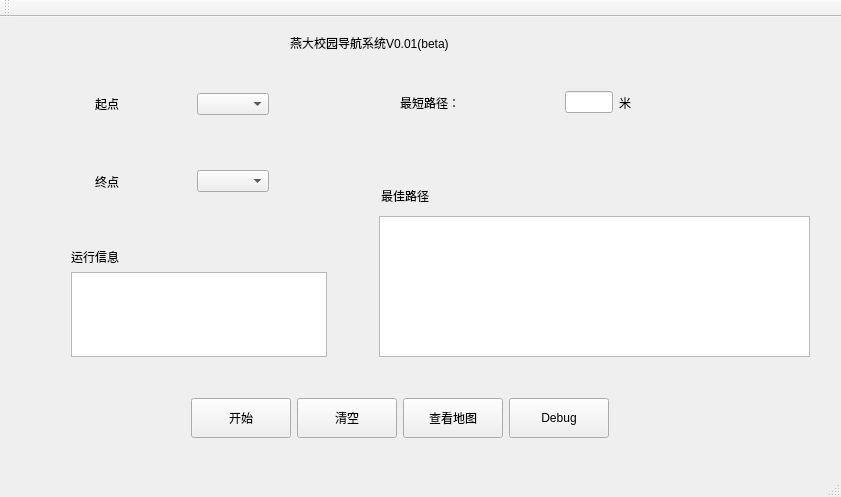
<?xml version="1.0" encoding="UTF-8"?>
<ui version="4.0">
 <class>MainWindow</class>
 <widget class="QMainWindow" name="MainWindow">
  <property name="enabled">
   <bool>true</bool>
  </property>
  <property name="geometry">
   <rect>
    <x>0</x>
    <y>0</y>
    <width>841</width>
    <height>497</height>
   </rect>
  </property>
  <property name="sizePolicy">
   <sizepolicy hsizetype="Fixed" vsizetype="Fixed">
    <horstretch>0</horstretch>
    <verstretch>0</verstretch>
   </sizepolicy>
  </property>
  <property name="windowTitle">
   <string>MainWindow</string>
  </property>
  <property name="tabShape">
   <enum>QTabWidget::Rounded</enum>
  </property>
  <widget class="QWidget" name="centralWidget">
   <widget class="QWidget" name="widget_7" native="true">
    <property name="geometry">
     <rect>
      <x>0</x>
      <y>40</y>
      <width>831</width>
      <height>311</height>
     </rect>
    </property>
    <widget class="QWidget" name="widget_4" native="true">
     <property name="geometry">
      <rect>
       <x>0</x>
       <y>0</y>
       <width>291</width>
       <height>171</height>
      </rect>
     </property>
     <layout class="QVBoxLayout" name="verticalLayout">
      <item>
       <widget class="QWidget" name="widget" native="true">
        <layout class="QHBoxLayout" name="horizontalLayout_2">
         <item>
          <spacer name="horizontalSpacer">
           <property name="orientation">
            <enum>Qt::Horizontal</enum>
           </property>
           <property name="sizeHint" stdset="0">
            <size>
             <width>40</width>
             <height>20</height>
            </size>
           </property>
          </spacer>
         </item>
         <item>
          <widget class="QLabel" name="label">
           <property name="text">
            <string>起点</string>
           </property>
          </widget>
         </item>
         <item>
          <spacer name="horizontalSpacer_2">
           <property name="orientation">
            <enum>Qt::Horizontal</enum>
           </property>
           <property name="sizeHint" stdset="0">
            <size>
             <width>40</width>
             <height>20</height>
            </size>
           </property>
          </spacer>
         </item>
         <item>
          <widget class="QComboBox" name="StartPlace_Input"/>
         </item>
        </layout>
       </widget>
      </item>
      <item>
       <widget class="QWidget" name="widget_3" native="true">
        <layout class="QHBoxLayout" name="horizontalLayout_3">
         <item>
          <spacer name="horizontalSpacer_3">
           <property name="orientation">
            <enum>Qt::Horizontal</enum>
           </property>
           <property name="sizeHint" stdset="0">
            <size>
             <width>40</width>
             <height>20</height>
            </size>
           </property>
          </spacer>
         </item>
         <item>
          <widget class="QLabel" name="label_2">
           <property name="text">
            <string>终点</string>
           </property>
          </widget>
         </item>
         <item>
          <spacer name="horizontalSpacer_4">
           <property name="orientation">
            <enum>Qt::Horizontal</enum>
           </property>
           <property name="sizeHint" stdset="0">
            <size>
             <width>40</width>
             <height>20</height>
            </size>
           </property>
          </spacer>
         </item>
         <item>
          <widget class="QComboBox" name="EndPlace_Input"/>
         </item>
        </layout>
       </widget>
      </item>
     </layout>
    </widget>
    <widget class="QWidget" name="widget_5" native="true">
     <property name="geometry">
      <rect>
       <x>330</x>
       <y>20</y>
       <width>371</width>
       <height>51</height>
      </rect>
     </property>
     <layout class="QHBoxLayout" name="horizontalLayout_4">
      <item>
       <spacer name="horizontalSpacer_7">
        <property name="orientation">
         <enum>Qt::Horizontal</enum>
        </property>
        <property name="sizeHint" stdset="0">
         <size>
          <width>120</width>
          <height>20</height>
         </size>
        </property>
       </spacer>
      </item>
      <item>
       <widget class="QLabel" name="label_3">
        <property name="text">
         <string>最短路径：</string>
        </property>
       </widget>
      </item>
      <item>
       <spacer name="horizontalSpacer_5">
        <property name="orientation">
         <enum>Qt::Horizontal</enum>
        </property>
        <property name="sizeHint" stdset="0">
         <size>
          <width>160</width>
          <height>20</height>
         </size>
        </property>
       </spacer>
      </item>
      <item>
       <widget class="QLineEdit" name="ShowShortPathLength">
        <property name="readOnly">
         <bool>true</bool>
        </property>
        <property name="placeholderText">
         <string/>
        </property>
       </widget>
      </item>
      <item>
       <spacer name="spacer">
        <property name="orientation">
         <enum>Qt::Horizontal</enum>
        </property>
        <property name="sizeHint" stdset="0">
         <size>
          <width>40</width>
          <height>20</height>
         </size>
        </property>
       </spacer>
      </item>
      <item>
       <widget class="QLabel" name="label_4">
        <property name="text">
         <string>米</string>
        </property>
       </widget>
      </item>
      <item>
       <spacer name="horizontalSpacer_6">
        <property name="orientation">
         <enum>Qt::Horizontal</enum>
        </property>
        <property name="sizeHint" stdset="0">
         <size>
          <width>120</width>
          <height>20</height>
         </size>
        </property>
       </spacer>
      </item>
     </layout>
    </widget>
    <widget class="QWidget" name="widget_6" native="true">
     <property name="geometry">
      <rect>
       <x>370</x>
       <y>120</y>
       <width>451</width>
       <height>191</height>
      </rect>
     </property>
     <widget class="QPlainTextEdit" name="ShowPath">
      <property name="geometry">
       <rect>
        <x>9</x>
        <y>39</y>
        <width>431</width>
        <height>141</height>
       </rect>
      </property>
      <property name="readOnly">
       <bool>true</bool>
      </property>
     </widget>
     <widget class="QLabel" name="label_5">
      <property name="geometry">
       <rect>
        <x>11</x>
        <y>11</y>
        <width>60</width>
        <height>16</height>
       </rect>
      </property>
      <property name="text">
       <string>最佳路径</string>
      </property>
     </widget>
    </widget>
    <widget class="QWidget" name="widget_8" native="true">
     <property name="geometry">
      <rect>
       <x>60</x>
       <y>180</y>
       <width>285</width>
       <height>131</height>
      </rect>
     </property>
     <layout class="QFormLayout" name="formLayout">
      <item row="0" column="0">
       <widget class="QLabel" name="label_6">
        <property name="text">
         <string>运行信息</string>
        </property>
       </widget>
      </item>
      <item row="1" column="0">
       <widget class="QTextBrowser" name="RunMessage"/>
      </item>
     </layout>
    </widget>
   </widget>
   <widget class="QWidget" name="widget_2" native="true">
    <property name="geometry">
     <rect>
      <x>180</x>
      <y>370</y>
      <width>443</width>
      <height>62</height>
     </rect>
    </property>
    <layout class="QHBoxLayout" name="horizontalLayout">
     <item>
      <widget class="QToolButton" name="StartButton">
       <property name="minimumSize">
        <size>
         <width>100</width>
         <height>40</height>
        </size>
       </property>
       <property name="maximumSize">
        <size>
         <width>100</width>
         <height>40</height>
        </size>
       </property>
       <property name="text">
        <string>开始</string>
       </property>
       <property name="autoRepeat">
        <bool>false</bool>
       </property>
       <property name="autoRaise">
        <bool>false</bool>
       </property>
      </widget>
     </item>
     <item>
      <widget class="QToolButton" name="ClearButton">
       <property name="minimumSize">
        <size>
         <width>100</width>
         <height>40</height>
        </size>
       </property>
       <property name="maximumSize">
        <size>
         <width>100</width>
         <height>40</height>
        </size>
       </property>
       <property name="text">
        <string>清空</string>
       </property>
      </widget>
     </item>
     <item>
      <widget class="QToolButton" name="ShowMapButton">
       <property name="minimumSize">
        <size>
         <width>100</width>
         <height>40</height>
        </size>
       </property>
       <property name="maximumSize">
        <size>
         <width>100</width>
         <height>40</height>
        </size>
       </property>
       <property name="text">
        <string>查看地图</string>
       </property>
      </widget>
     </item>
     <item>
      <widget class="QToolButton" name="DebugButton">
       <property name="minimumSize">
        <size>
         <width>100</width>
         <height>40</height>
        </size>
       </property>
       <property name="maximumSize">
        <size>
         <width>100</width>
         <height>40</height>
        </size>
       </property>
       <property name="text">
        <string>Debug</string>
       </property>
      </widget>
     </item>
    </layout>
   </widget>
   <widget class="QLabel" name="TitleLab">
    <property name="enabled">
     <bool>true</bool>
    </property>
    <property name="geometry">
     <rect>
      <x>290</x>
      <y>10</y>
      <width>221</width>
      <height>31</height>
     </rect>
    </property>
    <property name="sizePolicy">
     <sizepolicy hsizetype="Fixed" vsizetype="Fixed">
      <horstretch>0</horstretch>
      <verstretch>0</verstretch>
     </sizepolicy>
    </property>
    <property name="autoFillBackground">
     <bool>true</bool>
    </property>
    <property name="frameShape">
     <enum>QFrame::NoFrame</enum>
    </property>
    <property name="text">
     <string>燕大校园导航系统V0.01(beta)</string>
    </property>
    <property name="textFormat">
     <enum>Qt::AutoText</enum>
    </property>
   </widget>
  </widget>
  <widget class="QToolBar" name="mainToolBar">
   <attribute name="toolBarArea">
    <enum>TopToolBarArea</enum>
   </attribute>
   <attribute name="toolBarBreak">
    <bool>true</bool>
   </attribute>
  </widget>
  <widget class="QStatusBar" name="statusBar"/>
 </widget>
 <layoutdefault spacing="6" margin="11"/>
 <resources/>
 <connections/>
</ui>
